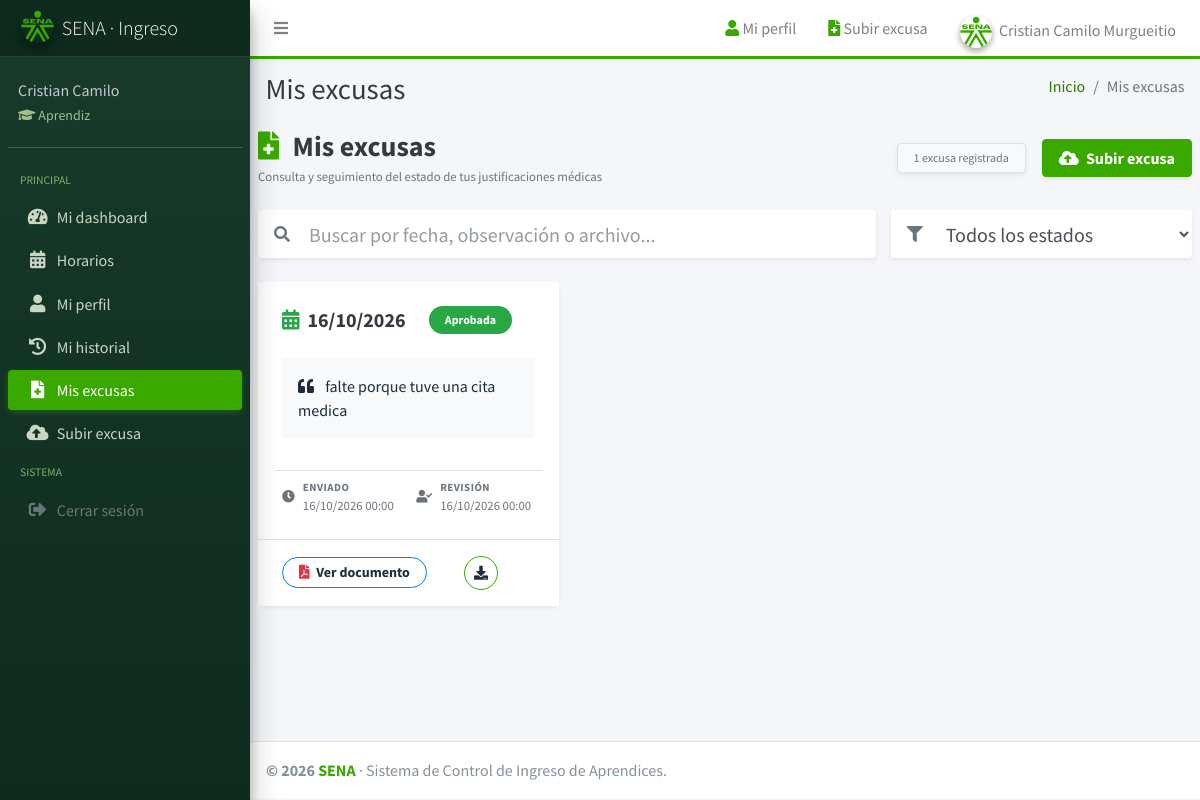
/views/aprendiz/excusas/index.php (signed in), run on the app's committed database.
### tables this page shows
CREATE TABLE `excusa` (
  `id_excusa` int(11) NOT NULL AUTO_INCREMENT,
  `archivo` varchar(450) NOT NULL,
  `observacion` varchar(450) DEFAULT NULL,
  `estado` varchar(45) NOT NULL,
  `fecha_subida` date NOT NULL,
  `fecha_revision` date DEFAULT NULL,
  `fk_asistencia` int(11) NOT NULL,
  `fk_usuario_instructor` int(11) DEFAULT NULL,
  PRIMARY KEY (`id_excusa`),
  UNIQUE KEY `uq_excusa_asistencia` (`fk_asistencia`),
  KEY `fk_excusa_instructor` (`fk_usuario_instructor`),
  CONSTRAINT `fk_excusa_asistencia` FOREIGN KEY (`fk_asistencia`) REFERENCES `asistencia` (`id_asistencia`) ON UPDATE CASCADE,
  CONSTRAINT `fk_excusa_instructor` FOREIGN KEY (`fk_usuario_instructor`) REFERENCES `usuario` (`id_usuario`) ON UPDATE CASCADE
);

CREATE TABLE `asistencia` (
  `id_asistencia` int(11) NOT NULL AUTO_INCREMENT,
  `fecha_asistencia` date NOT NULL,
  `entrada` datetime DEFAULT NULL,
  `salida` datetime DEFAULT NULL,
  `estado_entrada` varchar(45) DEFAULT NULL,
  `estado_salida` varchar(45) DEFAULT NULL,
  `minutos_retardo` int(11) NOT NULL DEFAULT 0,
  `minutos_salida_anticipada` int(11) NOT NULL DEFAULT 0,
  `fk_aprendiz` int(11) NOT NULL,
  `fk_sesion_jornada` int(11) DEFAULT NULL,
  PRIMARY KEY (`id_asistencia`),
  UNIQUE KEY `uq_asistencia_aprendiz_fecha` (`fk_aprendiz`,`fecha_asistencia`),
  KEY `idx_asistencia_sesion` (`fk_sesion_jornada`)
);

### views/aprendiz/excusas/index.php (the view, shortened to what this page needs)
<?php
$conexion = (new Conexion())->conectar();
$consultaExcusas = $conexion->prepare(
    "SELECT
        e.id_excusa,
        e.archivo,
        e.observacion,
        e.estado,
        e.fecha_subida,
        e.fecha_revision,
        a.fecha_asistencia
     FROM excusa e
     INNER JOIN asistencia a ON a.id_asistencia = e.fk_asistencia
     INNER JOIN aprendiz ap ON ap.id_aprendiz = a.fk_aprendiz
     WHERE ap.fk_usuario = :id_usuario
     ORDER BY e.fecha_subida DESC, a.fecha_asistencia DESC"
);
$consultaExcusas->bindValue(':id_usuario', $_SESSION['aprendiz']['id_usuario'], PDO::PARAM_INT);
$consultaExcusas->execute();
$excusas = $consultaExcusas->fetchAll();
function claseEstadoExcusa($estado) {
    switch ($estado) {
        case 'Aprobada':  return 'badge-success';
    }
}
?>
<div class="d-flex flex-column flex-md-row justify-content-between align-items-md-center mb-4">
    <div>
        <h3 class="font-weight-bold text-dark mb-1">
            <i class="fas fa-file-medical text-sena mr-2"></i> Mis excusas
        </h3>
        <p class="text-muted mb-0 small">Consulta y seguimiento del estado de tus justificaciones médicas</p>
    </div>
    <div class="mt-3 mt-md-0 d-flex align-items-center">
        <span class="badge badge-light border text-muted px-3 py-2 mr-3 font-weight-normal shadow-sm" id="counterExcusas">
            <?= count($excusas) ?> <?= count($excusas) === 1 ? 'excusa registrada' : 'excusas registradas' ?>
        </span>
        <a href="<?= RUTA_BASE ?>views/aprendiz/excusas/create.php" class="btn btn-success shadow-sm font-weight-bold px-3">
            <i class="fas fa-cloud-upload-alt mr-1"></i> Subir excusa
        </a>
    </div>
</div>
<div class="row mb-4">
    <div class="col-md-7 col-lg-8 mb-3 mb-md-0">
        <div class="input-group shadow-sm rounded bg-white">
            <div class="input-group-prepend">
                <span class="input-group-text bg-white border-0 pl-3">
                    <i class="fas fa-search text-muted"></i>
                </span>
            </div>
            <input type="text" id="searchExcusa" class="form-control form-control-lg border-0 shadow-none pl-2" placeholder="Buscar por fecha, observación o archivo...">
        </div>
    </div>
    <div class="col-md-5 col-lg-4">
        <div class="input-group shadow-sm rounded bg-white">
            <div class="input-group-prepend">
                <span class="input-group-text bg-white border-0 pl-3">
                    <i class="fas fa-filter text-muted"></i>
                </span>
            </div>
            <select id="filterEstado" class="form-control form-control-lg border-0 shadow-none pl-2">
                <option value="">Todos los estados</option>
            </select>
        </div>
    </div>
</div>
<div class="row" id="excusasGrid">
    <?php if (empty($excusas)): ?>
        <div class="col-12 text-center py-5">
            <div class="card border-0 shadow-sm py-5">
                <div class="card-body">
                    <div class="mb-3">
                        <i class="fas fa-file-medical-alt text-muted fa-4x opacity-50"></i>
                    </div>
                    <h4 class="font-weight-bold text-dark">No has registrado excusas aún</h4>
                    <p class="text-muted">Cuando registres una excusa por inasistencia, podrás hacer seguimiento a su estado aquí.</p>
                    <a href="<?= RUTA_BASE ?>views/aprendiz/excusas/create.php" class="btn btn-success shadow-sm mt-2 font-weight-bold">
                        <i class="fas fa-cloud-upload-alt mr-1"></i> Subir mi primera excusa
                    </a>
                </div>
            </div>
        </div>
    <?php else: ?>
        <?php foreach ($excusas as $excusa): ?>
            <?php
                $dataEstado = strtolower($excusa['estado_mostrado']);
                $fechaFormato = date('d/m/Y', strtotime($excusa['fecha_asistencia']));
                $dataTexto = strtolower($excusa['fecha_asistencia'] . ' ' . $fechaFormato . ' ' . ($excusa['observacion'] ?? '') . ' ' . $excusa['estado_mostrado'] . ' ' . $excusa['archivo']);
                $ext = strtolower(pathinfo($excusa['archivo'], PATHINFO_EXTENSION));
                $iconoArchivo = 'fa-file-alt text-secondary';
                if ($ext === 'pdf') {
                    $iconoArchivo = 'fa-file-pdf text-danger';
                } elseif (in_array($ext, ['png', 'jpg', 'jpeg', 'webp'])) {
                    $iconoArchivo = 'fa-file-image text-info';
                }
            ?>
            <div class="col-md-6 col-xl-4 mb-4 excusa-item" data-estado="<?= htmlspecialchars($dataEstado) ?>" data-texto="<?= htmlspecialchars($dataTexto) ?>">
                <div class="card h-100 border-0 shadow-sm hover-elevate transition-all">
                    <div class="card-header bg-white border-bottom-0 pt-4 pb-0 px-4 d-flex justify-content-between align-items-center">
                        <h5 class="font-weight-bold mb-0 text-dark">
                            <i class="fas fa-calendar-alt text-success mr-2"></i><?= htmlspecialchars($fechaFormato) ?>
                        </h5>
                        <span class="badge badge-pill <?= claseEstadoExcusa($excusa['estado_mostrado']) ?> px-3 py-2">
                            <?= htmlspecialchars($excusa['estado_mostrado']) ?>
                        </span>
                    </div>
                    <div class="card-body p-4 d-flex flex-column justify-content-between">
                        <div class="bg-light p-3 rounded mb-3 text-muted">
                            <i class="fas fa-quote-left mr-2 opacity-50"></i>
                            <?php if (!empty($excusa['observacion'])): ?>
                                <span><?= htmlspecialchars($excusa['observacion']) ?></span>
                            <?php else: ?>
                                <span class="font-italic">Sin observaciones registradas</span>
                            <?php endif; ?>
                        </div>
                        <div class="row text-muted small mt-auto pt-2 border-top">
                            <div class="col-6">
                                <div class="d-flex align-items-center">
                                    <i class="fas fa-clock text-secondary mr-2"></i>
                                    <div>
                                        <span class="d-block text-uppercase font-weight-bold text-muted" style="font-size: 0.68rem; letter-spacing: 0.5px;">Enviado</span>
                                        <span><?= htmlspecialchars(date('d/m/Y H:i', strtotime($excusa['fecha_subida']))) ?></span>
                                    </div>
                                </div>
                            </div>
                            <div class="col-6">
                                <div class="d-flex align-items-center">
                                    <i class="fas fa-user-check text-secondary mr-2"></i>
                                    <div>
                                        <span class="d-block text-uppercase font-weight-bold text-muted" style="font-size: 0.68rem; letter-spacing: 0.5px;">Revisión</span>
                                        <span>
                                            <?php if ($excusa['fecha_revision']): ?>
                                                <?= htmlspecialchars(date('d/m/Y H:i', strtotime($excusa['fecha_revision']))) ?>
                                            <?php else: ?>
                                                <span class="text-muted font-italic">&mdash;</span>
                                            <?php endif; ?>
                                        </span>
                                    </div>
                                </div>
                            </div>
                        </div>
                    </div>
                    <div class="card-footer bg-white border-top px-4 py-3 d-flex justify-content-between align-items-center">
                        <a href="<?= RUTA_BASE ?>views/aprendiz/excusas/descargar.php?id_excusa=<?= htmlspecialchars($excusa['id_excusa']) ?>" class="btn btn-sm btn-outline-primary font-weight-bold rounded-pill px-3 shadow-none" target="_blank" rel="noopener noreferrer" data-toggle="tooltip" title="Ver documento adjunto">
                            <i class="fas <?= $iconoArchivo ?> mr-1"></i> Ver documento
                        </a>
                        <a href="<?= RUTA_BASE ?>views/aprendiz/excusas/descargar.php?id_excusa=<?= htmlspecialchars($excusa['id_excusa']) ?>" class="btn btn-sm btn-outline-success rounded-circle shadow-none" style="width: 34px; height: 34px; display: inline-flex; align-items: center; justify-content: center;" download data-toggle="tooltip" title="Descargar archivo">
                            <i class="fas fa-download"></i>
                        </a>
                    </div>
                </div>
            </div>
        <?php endforeach; ?>
    <?php endif; ?>
</div>
<?php
include __DIR__ . '/../../layouts/layout_aprendiz.php';

### assets/css/custom.css (style rules this page uses)
:root { --sena-verde: #39a900; --sena-verde-oscuro: #2b7d00; --sena-verde-claro: #eaf6e3; --sena-verde-oscuro-fondo: #143a2a; --sena-gris: #6c757d; }
.text-sena { color: var(--sena-verde) !important; }
* { scrollbar-width: thin; scrollbar-color: var(--sena-verde) #f1f5f9; }
body { background-color: #f4f6f9; font-family: "Source Sans Pro", -apple-system, BlinkMacSystemFont, "Segoe UI", Roboto, Arial, sans-serif; }
.btn-primary, .btn-success { background-color: var(--sena-verde); border-color: var(--sena-verde); color: #ffffff; }
.btn-outline-sena, .btn-outline-success { color: var(--sena-verde); border-color: var(--sena-verde); }
.card { border-radius: 8px; border: 0; box-shadow: 0 1px 3px rgba(0, 0, 0, 0.08), 0 1px 2px rgba(0, 0, 0, 0.06); }
.card-header { background-color: #ffffff; border-bottom: 1px solid #f0f2f5; }
.transition-all { transition: all 0.3s ease; }
.hover-elevate { transition: all 0.3s ease; }

### assets/css/calendario.css (style rules this page uses)
:root { --cal-bg-main: #ffffff; --cal-bg-card: #ffffff; --cal-bg-header: #f8fafc; --cal-bg-hours: #f8fafc; --cal-border-grid: #e2e8f0; --cal-border-subtle: #f1f5f9; --cal-text-main: #1e293b; --cal-text-muted: #64748b; --cal-text-dim: #94a3b8; --cal-sena-green: #39a900; --cal-sena-green-dark: #2b7d00; --cal-sena-green-light: #eaf6e3; --cal-sena-green-mint: #f0fdf4; --cal-block-bg: #eaf6e3; --cal-block-bg-gradient: linear-gradient(135deg, #f0fdf4 0%, #eaf6e3 100%); --cal-block-border: #bbf7d0; --cal-block-highlight: #39a900; --cal-block-title: #143a2a; --cal-block-badge: #166534; --cal-block-meta: #15803d; --cal-row-height: 64px; }

### views/layouts/header.php (style rules this page uses)
html { scroll-behavior: smooth; }

### data on the page
excusa: fk_asistencia.fecha_asistencia "16/10/2026", estado_mostrado "Aprobada", observacion "falte porque tuve una cita medica", fecha_subida "16/10/2026 00:00", fecha_revision "16/10/2026 00:00"

### other printed values
$enlace['texto'] "Mi perfil"
$enlace['texto'] "Subir excusa"
$nombreUsuarioActual "Cristian Camilo Murgueitio"
$nombreUsuarioActual "Cristian Camilo"
$nombreRolActual "Aprendiz"
$item['texto'] "PRINCIPAL"
$item['texto'] "Mi dashboard"
$item['texto'] "Horarios"
$item['texto'] "Mi perfil"
$item['texto'] "Mi historial"
$item['texto'] "Mis excusas"
$item['texto'] "Subir excusa"
$item['texto'] "SISTEMA"
$item['texto'] "Cerrar sesión"
$paginaTitulo "Mis excusas"
